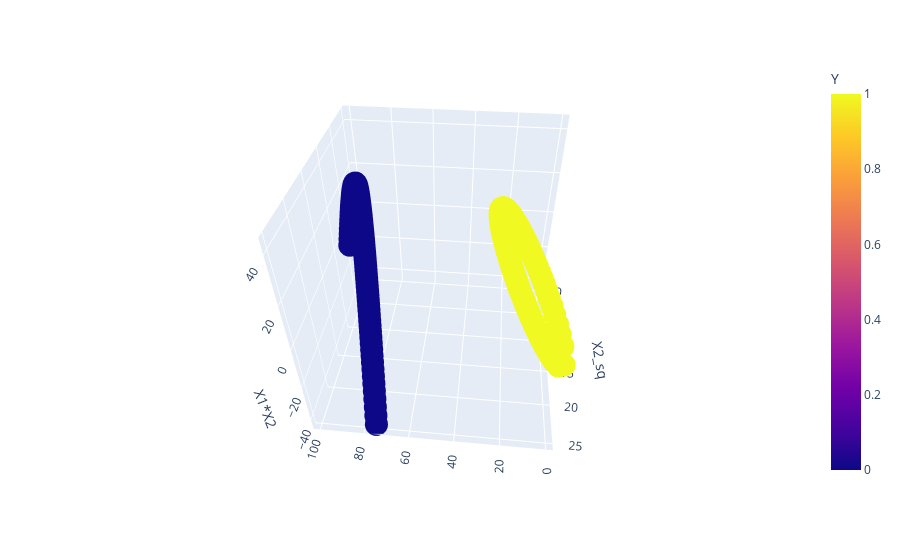

Write notebook code for a chart like this one.
### Code cell
fig.show()
# data becomes linearly separable if we extrappolate data using the x1_sq, x2_sq and x1 x2

### Figure 1 — Plotly figure (JSON) as saved in the notebook; plotly's stock layout.template omitted (floating-point values rounded to 4 significant figures; data arrays with more than 128 entries replaced by an {"elided": "..."} marker saying what was removed)
{"data": [{"hovertemplate": "X1_sq=%{x}<br>X2_sq=%{y}<br>X1*X2=%{z}<br>Y=%{marker.color}<extra></extra>", "legendgroup": "", "marker": {"color": {"elided": "400 int values"}, "coloraxis": "coloraxis", "symbol": "circle"}, "mode": "markers", "name": "", "scene": "scene", "showlegend": false, "type": "scatter3d", "x": {"elided": "400 float values"}, "y": {"elided": "400 float values"}, "z": {"elided": "400 float values"}}], "layout": {"autosize": true, "coloraxis": {"colorbar": {"title": {"text": "Y"}}, "colorscale": [[0, "#0d0887"], [0.1111, "#46039f"], [0.2222, "#7201a8"], [0.3333, "#9c179e"], [0.4444, "#bd3786"], [0.5556, "#d8576b"], [0.6667, "#ed7953"], [0.7778, "#fb9f3a"], [0.8889, "#fdca26"], [1, "#f0f921"]]}, "legend": {"tracegroupgap": 0}, "margin": {"t": 60}, "scene": {"aspectmode": "auto", "aspectratio": {"x": 1, "y": 1, "z": 1}, "camera": {"center": {"x": 0, "y": 0, "z": 0}, "eye": {"x": -0.1647, "y": 1.652, "z": 1.39}, "projection": {"type": "perspective"}, "up": {"x": 0, "y": 0, "z": 1}}, "domain": {"x": [0, 1], "y": [0, 1]}, "xaxis": {"title": {"text": "X1_sq"}, "type": "linear"}, "yaxis": {"title": {"text": "X2_sq"}, "type": "linear"}, "zaxis": {"title": {"text": "X1*X2"}, "type": "linear"}}}}
